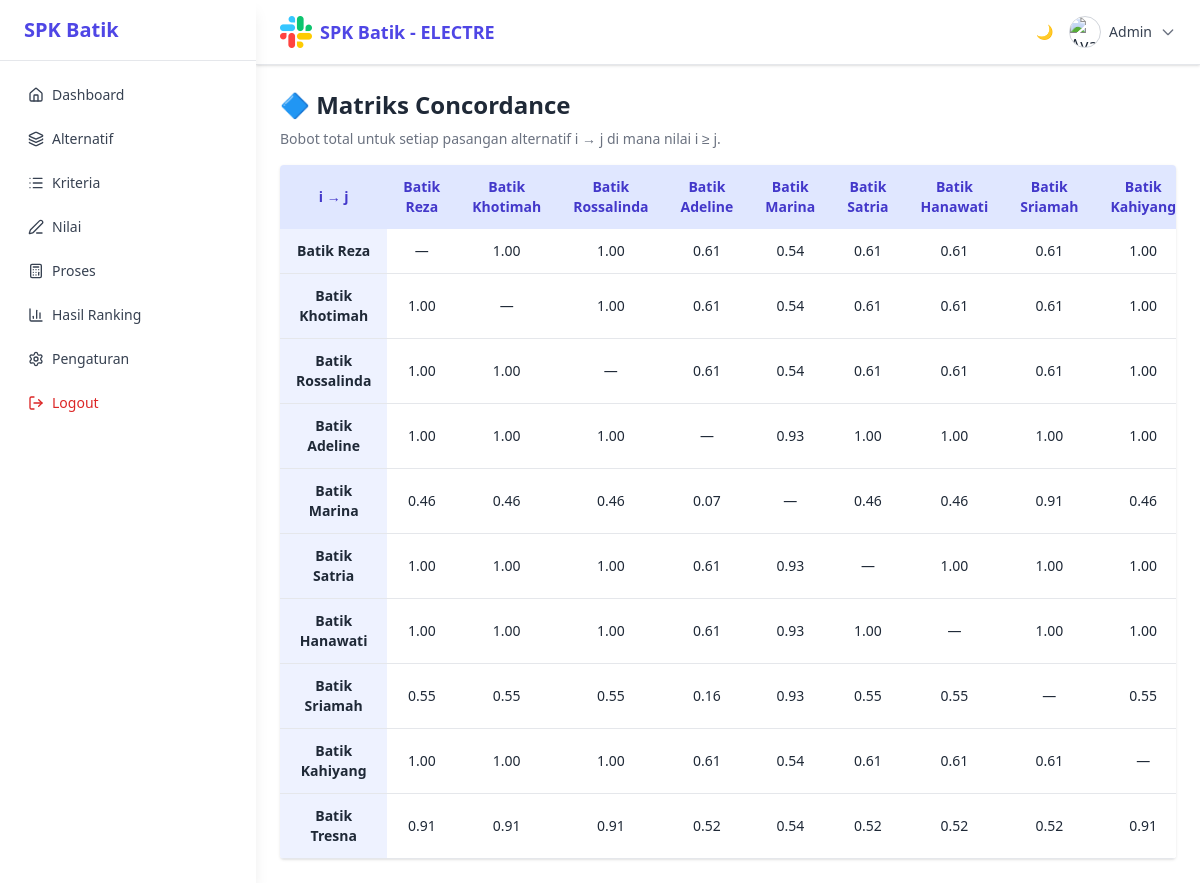
The page /app/views/proses/matriks_concordance.php (signed in) on the database its author committed.
### tables this page shows
CREATE TABLE `alternatif` (
  `id` int NOT NULL,
  `nama` varchar(100) NOT NULL,
  `kategori` varchar(100) DEFAULT NULL,
  `asal_daerah` varchar(100) DEFAULT NULL,
  `deskripsi` text,
  `created_at` timestamp NULL DEFAULT CURRENT_TIMESTAMP
);

### app/views/proses/matriks_concordance.php (the view, shortened to what this page needs)
<?php
require_once '../../../config/db.php';
$pageTitle = "🔷 Matriks Concordance";
$alternatifs = $conn->query("SELECT id, nama FROM alternatif ORDER BY id")->fetchAll(PDO::FETCH_ASSOC);
$kriteria = $conn->query("SELECT id, kode, bobot FROM kriteria ORDER BY id")->fetchAll(PDO::FETCH_ASSOC);
$nilaiStmt = $conn->query("SELECT id_alternatif, id_kriteria, nilai FROM nilai");
$nilai = [];
while ($row = $nilaiStmt->fetch(PDO::FETCH_ASSOC)) {
  $nilai[$row['id_alternatif']][$row['id_kriteria']] = $row['nilai'];
}
function hitungConcordance($a, $b, $nilai, $kriteria) {
  $total = 0;
  foreach ($kriteria as $k) {
    $ka = $nilai[$a][$k['id']] ?? 0;
    $kb = $nilai[$b][$k['id']] ?? 0;
    if ($ka >= $kb) {
      $total += $k['bobot'];
    }
  }
  return $total;
}
?>
<!DOCTYPE html>
<html lang="id">
<head>
  <script src="https://cdn.tailwindcss.com"></script>
</head>
<body class="bg-white dark:bg-gray-900 text-gray-800 dark:text-white min-h-screen">
<?php include '../layouts/splash.php'; include '../layouts/sidebar.php'; ?>
<div class="ml-64 flex-1 flex flex-col">
  <?php include '../layouts/topbar.php'; ?>
  <main class="flex-1 px-6 py-6 fade-in">
    <h1 class="text-2xl font-bold mb-2"><?= $pageTitle ?></h1>
    <p class="mb-4 text-sm text-gray-500 dark:text-gray-400">Bobot total untuk setiap pasangan alternatif i → j di mana nilai i ≥ j.</p>
    <div class="overflow-auto bg-white dark:bg-gray-800 rounded shadow">
      <table class="min-w-full text-sm text-center text-gray-800 dark:text-gray-200">
        <thead class="bg-indigo-100 dark:bg-indigo-900 text-indigo-700 dark:text-indigo-300">
          <tr>
            <th class="px-4 py-3">i → j</th>
            <?php foreach ($alternatifs as $b): ?>
              <th class="px-4 py-3"><?= htmlspecialchars($b['nama']) ?></th>
            <?php endforeach ?>
          </tr>
        </thead>
        <tbody>
          <?php foreach ($alternatifs as $a): ?>
            <tr class="border-b border-gray-200 dark:border-gray-700">
              <th class="px-4 py-3 bg-indigo-50 dark:bg-indigo-900"><?= htmlspecialchars($a['nama']) ?></th>
              <?php foreach ($alternatifs as $b): ?>
                <td class="px-4 py-3">
                  <?= $a['id'] == $b['id'] ? '—' : number_format(hitungConcordance($a['id'], $b['id'], $nilai, $kriteria), 2) ?>
                </td>
              <?php endforeach ?>
            </tr>
          <?php endforeach ?>
        </tbody>
      </table>
    </div>
  </main>
</div>
</body>
</html>

### app/views/proses/matriks_concordance.php (style rules this page uses)
.fade-in { animation: fadeIn .5s ease-out forwards; opacity: 0; transform: translateY(10px); }

### rows shown on the page
alternatif: nama "Batik Reza", id "1.00", id "0.46", id "0.55", id "0.91"
alternatif: nama "Batik Khotimah", id "1.00", id "0.46", id "0.55", id "0.91"
alternatif: nama "Batik Rossalinda", id "1.00", id "0.46", id "0.55", id "0.91"
alternatif: nama "Batik Adeline", id "0.61", id "0.07", id "0.16", id "0.52"
alternatif: nama "Batik Marina", id "0.54", id "0.93"
alternatif: nama "Batik Satria", id "0.61", id "1.00", id "0.46", id "0.55", id "0.52"
alternatif: nama "Batik Hanawati", id "0.61", id "1.00", id "0.46", id "0.55", id "0.52"
alternatif: nama "Batik Sriamah", id "0.61", id "1.00", id "0.91", id "0.52"
alternatif: nama "Batik Kahiyang", id "1.00", id "0.46", id "0.55", id "0.91"
alternatif: nama "Batik Tresna"

### other values the page prints
$title "Dashboard"
$title "Alternatif"
$title "Kriteria"
$title "Nilai"
$title "Proses"
$title "Hasil Ranking"
$title "Pengaturan"
$_SESSION['user']['username'] "Admin"
$pageTitle "🔷 Matriks Concordance"
